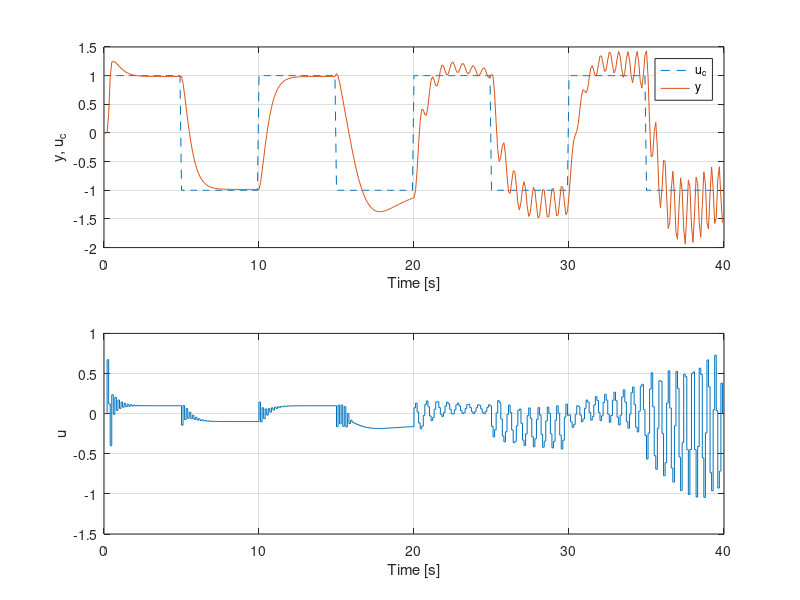
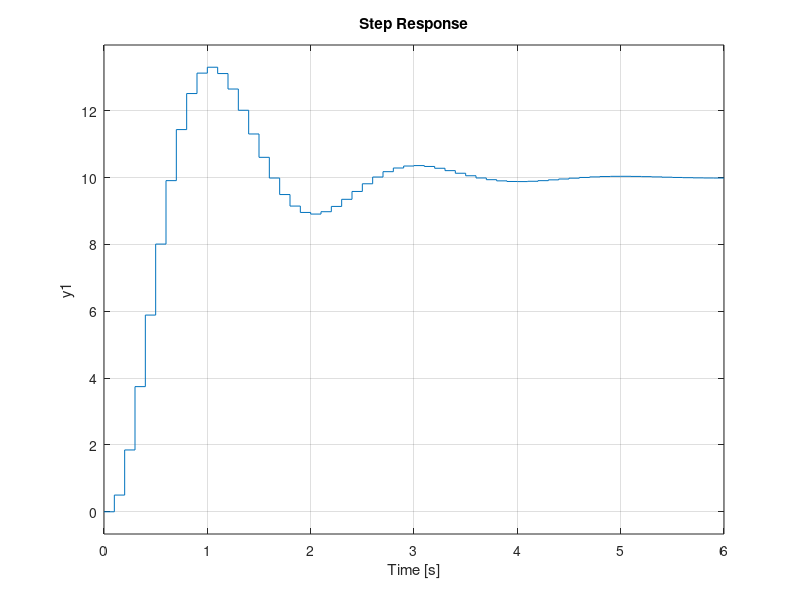

The MATLAB source for these figures, in order:
clear; clc;
z=tf('z',0.1);
Gz=0.5*(z+1)/(z^2-1.7*z+0.8);
figure(11)
step(Gz)

%% Plant ve model katsayıları
Ts   = 0.1;
a1   = -1.7;  a2   = 0.8;
b0   =  0.5;  b1   = 0.5;

am1  = -1.4816;  am2  = 0.5488;
t0   = 1 + am1 + am2;

%% Simülasyon ayarları
N     = 400;
u     = zeros(1,N);  y  = zeros(1,N);
uf    = zeros(1,N); yf = zeros(1,N);
e_int = zeros(1,N);     % Hata integrali

theta = zeros(5,1);       % [r0 r1 s0 s1 Ki]'
P     = 1e4*eye(5);
lam   = 1;

%% Referans işareti
uc = zeros(1,N);
uc( 1:50)   =  1;
uc(51:100)  = -1;
uc(101:150) =  1;
uc(151:200) = -1;
uc(201:250) =  1;
uc(251:300) = -1;
uc(301:350) =  1;
uc(351:400) = -1;


%% Main döngü
for k = 3:N-1
    % Prefiltre
    uf(k) = u(k-1) - am1*uf(k-1) - am2*uf(k-2);
    yf(k) = y(k-1) - am1*yf(k-1) - am2*yf(k-2);

    % Hata ve integral terimi
    e      = uc(k) - y(k);
    e_int(k) = e_int(k-1) + e*Ts;

    % Regresyon vektörü
    phi = [uf(k) uf(k-1) yf(k) yf(k-1) e_int(k)]';

    % RLS güncellemesi
    K     = P*phi/(lam + phi'*P*phi);
    eps   = y(k) - phi'*theta;
    theta = theta + K*eps;
    P     = (P - K*phi'*P)/lam;

    % Kontrol yasası
    r0 = max(theta(1)/0.9,  1e-1);  % Safety
    r1 = theta(2)/1.1;  s0 = theta(3);  s1 = theta(4);  Ki = theta(5);
    r0_array(k)=r0;
    r1_array(k)=r1;
    s0_array(k)=s0;
    s1_array(k)=s1;
    Ki_array(k)=Ki;
   
    u(k) = ( t0*uc(k) - s0*y(k) - s1*y(k-1) - r1*u(k-1) - Ki*e_int(k) ) / (r0);

    disturbance = 0;
    if (k*Ts >= 15)
        disturbance = 0.05;  % 15. saniyeden itibaren sabit bozucu
    end
    y(k+1) = -a1*y(k) - a2*y(k-1) + b0*u(k) + b1*u(k-1) + disturbance;

    
end

%% Grafik
figure(1);
t = (0:N-1)*Ts;
subplot(2,1,1), plot(t, uc, '--', t, y), xlabel('Time [s]'), ylabel('y, u_c')
legend('u_c', 'y'), grid on
subplot(2,1,2), stairs(t, u), xlabel('Time [s]'), ylabel('u'), grid on
% figure(2)
% plot(t(2:end),r0_array,'--')
% figure(3)
% plot(t(2:end),r1_array,'--')
% figure(4)
% plot(t(2:end),s0_array,'--')
% figure(5)
% plot(t(2:end),s1_array,'--')
% figure(6)
% plot(t(2:end),Ki_array,'--')
% figure(7)
% plot(t,uc,'--')
% figure(8)
% plot(t,y,'--')
% figure(9)
% plot(t,u,'--')
% figure(10)
% plot(t,e_int,'--')